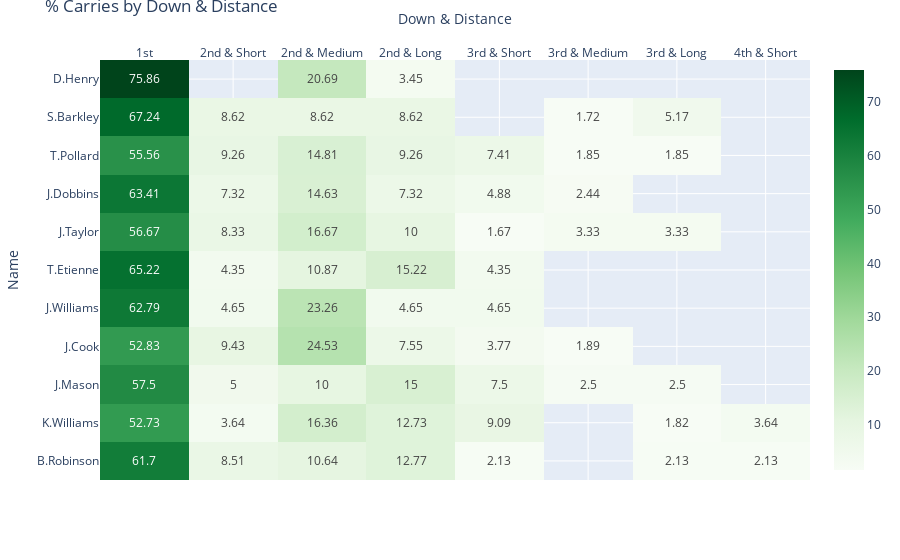
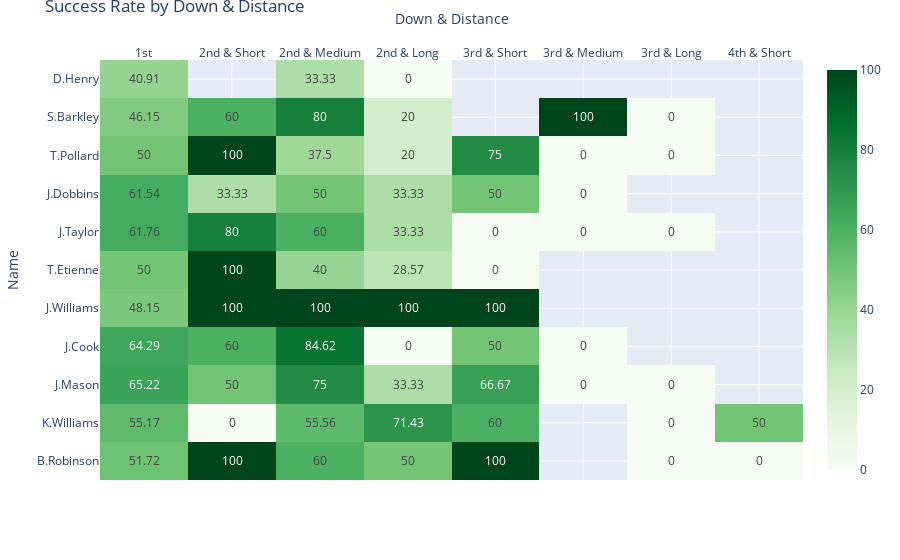

These figures' notebook cell, in order:
### Code cell
## Group by Down & Distances
rusher_carries = run_data.groupby(['rusher_player_id', 'Down & Distance']).aggregate(
    Name=('rusher_player_name', 'first'),
    Attempts=('rusher_player_id', 'size'),
    Successes=('Successful Play', 'sum')
).reset_index()

rusher_carries = rusher_carries.merge(
    runners[['rusher_player_id', 'Attempts', 'Success Rate']].rename(columns={'Attempts': 'Total Attempts', 'Success Rate': 'Overall Success Rate'}), 
    on='rusher_player_id', how='left'
    ).sort_values(by='Total Attempts', ascending=False).reset_index(drop=True)
rusher_carries['% Carries'] = round((rusher_carries['Attempts'] / rusher_carries['Total Attempts']) * 100, 2)
rusher_carries['Success Rate'] = round((rusher_carries['Successes'] / rusher_carries['Attempts']) * 100, 2)
# print(rusher_carries.head(10).to_string())

## Pivot to wide
piv = rusher_carries.loc[(rusher_carries['rusher_player_id'].isin(top_10_runners)) 
                         & (rusher_carries['Down & Distance'] != ''),:].pivot(
    index=['rusher_player_id', 'Name'],
    columns=['Down & Distance'],
    values=['% Carries', 'Success Rate']
).swaplevel(0, 1, axis=1).sort_index(axis=1).reset_index().set_index('Name').drop(columns='rusher_player_id')
# print(piv.head().to_string())

down_distances = ['1st', '2nd & Short', '2nd & Medium', '2nd & Long', '3rd & Short', '3rd & Medium', '3rd & Long', '4th & Short', '4th & Medium']

## Heatmap
for col in ['% Carries', 'Success Rate']:
    idx = pd.IndexSlice
    sl = pd.DataFrame(piv.loc[:, idx[:, col]])
    sl.columns = sl.columns.get_level_values(0)
    sl = sl.reindex(columns=list(filter(lambda x: x in piv.columns, down_distances)))
    # print(sl.head().to_string())

    fig = px.imshow(
        sl,
        aspect="auto",
        text_auto=True,
        color_continuous_scale='Greens'
    )
    fig.update_xaxes(side="top")
    fig.update_layout(title=dict(text=f'{col} by Down & Distance', automargin=True), 
                      yaxis=dict(tickformat=".0%"))
    fig.show()


# annot_df = sl.copy() # Initialize with data, convert to string
# for r in annot_df.index:
#     for c in sl.columns:
#         annot_df.loc[r, c] = f"{piv.loc[r,(c, 'Attempts')]:,.0f}\n{piv.loc[r, (c, 'Success Rate')]:,.1f}%"

# print(annot_df.head().to_string())
# fig, ax = plt.subplots(figsize=(15,10))
# sns.heatmap(data=sl, annot=annot_df, fmt="", linewidth=0.5, cmap='crest', ax=ax, annot_kws={"size": 8, "va": "center"})
# ax.set(xlabel="", ylabel="", title='Attempts & Success Rate by Down / Distance')
# ax.xaxis.tick_top()
# ax.tick_params(axis='x', rotation=45)

### Figure 1 — Plotly figure (JSON) as saved in the notebook; plotly's stock layout.template omitted (floating-point values rounded to 4 significant figures)
{"data": [{"coloraxis": "coloraxis", "hovertemplate": "Down & Distance: %{x}<br>Name: %{y}<br>color: %{z}<extra></extra>", "name": "0", "texttemplate": "%{z}", "type": "heatmap", "x": ["1st", "2nd & Short", "2nd & Medium", "2nd & Long", "3rd & Short", "3rd & Medium", "3rd & Long", "4th & Short"], "xaxis": "x", "y": ["D.Henry", "S.Barkley", "T.Pollard", "J.Dobbins", "J.Taylor", "T.Etienne", "J.Williams", "J.Cook", "J.Mason", "K.Williams", "B.Robinson"], "yaxis": "y", "z": [[75.86, NaN, 20.69, 3.45, NaN, NaN, NaN, NaN], [67.24, 8.62, 8.62, 8.62, NaN, 1.72, 5.17, NaN], [55.56, 9.26, 14.81, 9.26, 7.41, 1.85, 1.85, NaN], [63.41, 7.32, 14.63, 7.32, 4.88, 2.44, NaN, NaN], [56.67, 8.33, 16.67, 10.0, 1.67, 3.33, 3.33, NaN], [65.22, 4.35, 10.87, 15.22, 4.35, NaN, NaN, NaN], [62.79, 4.65, 23.26, 4.65, 4.65, NaN, NaN, NaN], [52.83, 9.43, 24.53, 7.55, 3.77, 1.89, NaN, NaN], [57.5, 5.0, 10.0, 15.0, 7.5, 2.5, 2.5, NaN], [52.73, 3.64, 16.36, 12.73, 9.09, NaN, 1.82, 3.64], [61.7, 8.51, 10.64, 12.77, 2.13, NaN, 2.13, 2.13]]}], "layout": {"coloraxis": {"colorscale": [[0, "rgb(247,252,245)"], [0.125, "rgb(229,245,224)"], [0.25, "rgb(199,233,192)"], [0.375, "rgb(161,217,155)"], [0.5, "rgb(116,196,118)"], [0.625, "rgb(65,171,93)"], [0.75, "rgb(35,139,69)"], [0.875, "rgb(0,109,44)"], [1, "rgb(0,68,27)"]]}, "margin": {"t": 60}, "title": {"automargin": true, "text": "% Carries by Down & Distance"}, "xaxis": {"anchor": "y", "domain": [0, 1], "side": "top", "title": {"text": "Down & Distance"}}, "yaxis": {"anchor": "x", "autorange": "reversed", "domain": [0, 1], "tickformat": ".0%", "title": {"text": "Name"}}}}

### Figure 2 — Plotly figure (JSON) as saved in the notebook; plotly's stock layout.template omitted (floating-point values rounded to 4 significant figures)
{"data": [{"coloraxis": "coloraxis", "hovertemplate": "Down & Distance: %{x}<br>Name: %{y}<br>color: %{z}<extra></extra>", "name": "0", "texttemplate": "%{z}", "type": "heatmap", "x": ["1st", "2nd & Short", "2nd & Medium", "2nd & Long", "3rd & Short", "3rd & Medium", "3rd & Long", "4th & Short"], "xaxis": "x", "y": ["D.Henry", "S.Barkley", "T.Pollard", "J.Dobbins", "J.Taylor", "T.Etienne", "J.Williams", "J.Cook", "J.Mason", "K.Williams", "B.Robinson"], "yaxis": "y", "z": [[40.91, NaN, 33.33, 0.0, NaN, NaN, NaN, NaN], [46.15, 60.0, 80.0, 20.0, NaN, 100.0, 0.0, NaN], [50.0, 100.0, 37.5, 20.0, 75.0, 0.0, 0.0, NaN], [61.54, 33.33, 50.0, 33.33, 50.0, 0.0, NaN, NaN], [61.76, 80.0, 60.0, 33.33, 0.0, 0.0, 0.0, NaN], [50.0, 100.0, 40.0, 28.57, 0.0, NaN, NaN, NaN], [48.15, 100.0, 100.0, 100.0, 100.0, NaN, NaN, NaN], [64.29, 60.0, 84.62, 0.0, 50.0, 0.0, NaN, NaN], [65.22, 50.0, 75.0, 33.33, 66.67, 0.0, 0.0, NaN], [55.17, 0.0, 55.56, 71.43, 60.0, NaN, 0.0, 50.0], [51.72, 100.0, 60.0, 50.0, 100.0, NaN, 0.0, 0.0]]}], "layout": {"coloraxis": {"colorscale": [[0, "rgb(247,252,245)"], [0.125, "rgb(229,245,224)"], [0.25, "rgb(199,233,192)"], [0.375, "rgb(161,217,155)"], [0.5, "rgb(116,196,118)"], [0.625, "rgb(65,171,93)"], [0.75, "rgb(35,139,69)"], [0.875, "rgb(0,109,44)"], [1, "rgb(0,68,27)"]]}, "margin": {"t": 60}, "title": {"automargin": true, "text": "Success Rate by Down & Distance"}, "xaxis": {"anchor": "y", "domain": [0, 1], "side": "top", "title": {"text": "Down & Distance"}}, "yaxis": {"anchor": "x", "autorange": "reversed", "domain": [0, 1], "tickformat": ".0%", "title": {"text": "Name"}}}}
